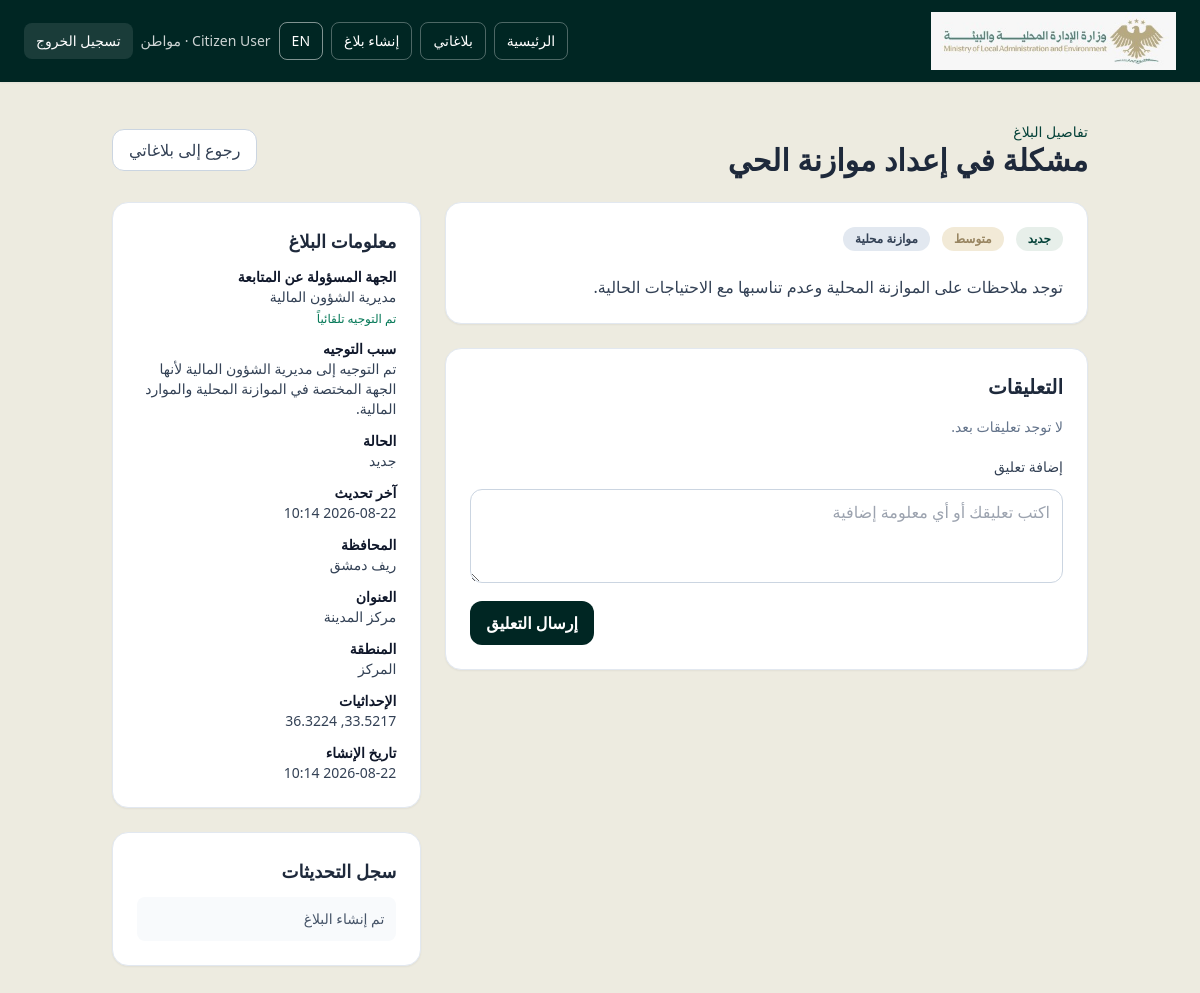
/citizen/complaints/27 (signed in), run on an earlier commit of the app's database.
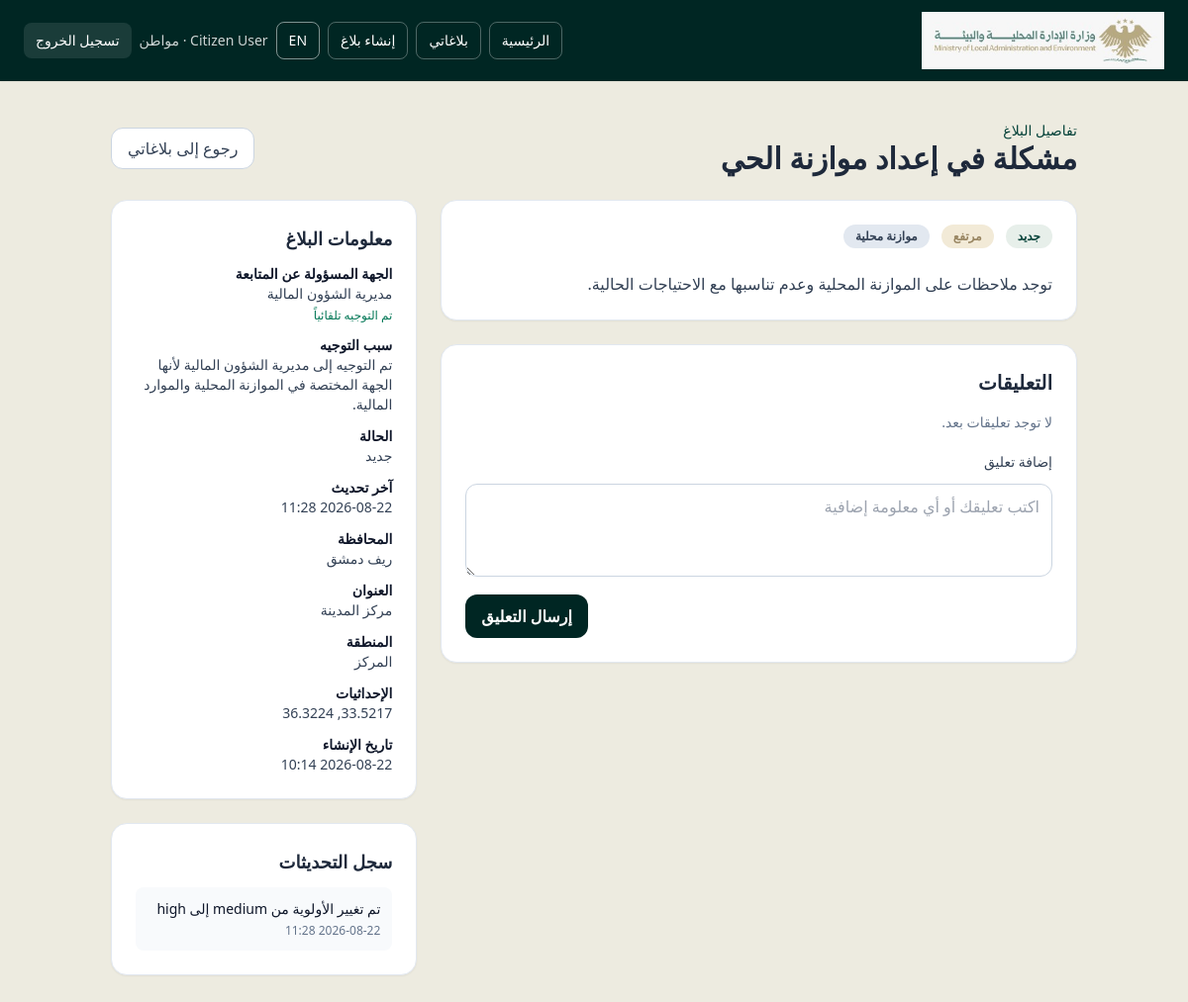
And on a later commit of the database.
### app/models/user.py (models this page shows)
class User(Base):
    __tablename__ = "users"
    id: Mapped[int] = mapped_column(primary_key=True, index=True)
    name: Mapped[str] = mapped_column(String(150), nullable=False)
    email: Mapped[str] = mapped_column(String(255), unique=True, index=True, nullable=False)
    hashed_password: Mapped[str] = mapped_column(String(255), nullable=False)
    role: Mapped[str] = mapped_column(String(50), default="citizen", nullable=False)
    created_at: Mapped[datetime] = mapped_column(DateTime(timezone=True), default=lambda: datetime.now(timezone.utc), nullable=False)
    updated_at: Mapped[datetime] = mapped_column(
        DateTime(timezone=True),
        default=lambda: datetime.now(timezone.utc),
        onupdate=lambda: datetime.now(timezone.utc),
        nullable=False,
    )
    complaints: Mapped[list["Complaint"]] = relationship(back_populates="user")
    comments: Mapped[list["Comment"]] = relationship(back_populates="user")
    complaint_updates: Mapped[list["ComplaintUpdate"]] = relationship(back_populates="user")

### app/models/complaint.py (models this page shows)
class Complaint(Base):
    __tablename__ = "complaints"
    id: Mapped[int] = mapped_column(primary_key=True, index=True)
    user_id: Mapped[int] = mapped_column(ForeignKey("users.id"), nullable=False)
    category_id: Mapped[int | None] = mapped_column(ForeignKey("categories.id"), nullable=True)
    department_id: Mapped[int | None] = mapped_column(ForeignKey("departments.id"), nullable=True)
    title: Mapped[str] = mapped_column(String(255), nullable=False)
    description: Mapped[str] = mapped_column(Text, nullable=False)
    address: Mapped[str | None] = mapped_column(String(255), nullable=True)
    area: Mapped[str | None] = mapped_column(String(255), nullable=True)
    governorate: Mapped[str | None] = mapped_column(String(255), nullable=True)
    latitude: Mapped[float | None] = mapped_column(Float, nullable=True)
    longitude: Mapped[float | None] = mapped_column(Float, nullable=True)
    image_path: Mapped[str | None] = mapped_column(String(500), nullable=True)
    priority: Mapped[str] = mapped_column(String(50), default="medium", nullable=False)
    status: Mapped[str] = mapped_column(String(50), default="new", nullable=False)
    routing_reason: Mapped[str | None] = mapped_column(Text, nullable=True)
    routing_confidence: Mapped[float | None] = mapped_column(Float, nullable=True)
    assigned_at: Mapped[datetime | None] = mapped_column(DateTime(timezone=True), nullable=True)
    resolved_at: Mapped[datetime | None] = mapped_column(DateTime(timezone=True), nullable=True)
    created_at: Mapped[datetime] = mapped_column(DateTime(timezone=True), default=lambda: datetime.now(timezone.utc), nullable=False)
    updated_at: Mapped[datetime] = mapped_column(
        DateTime(timezone=True),
        default=lambda: datetime.now(timezone.utc),
        onupdate=lambda: datetime.now(timezone.utc),
        nullable=False,
    )
    user: Mapped["User"] = relationship(back_populates="complaints")
    category: Mapped["Category"] = relationship(back_populates="complaints")
    department: Mapped["Department"] = relationship(back_populates="complaints")
    comments: Mapped[list["Comment"]] = relationship(back_populates="complaint")
    updates: Mapped[list["ComplaintUpdate"]] = relationship(back_populates="complaint")

### app/models/category.py (models this page shows)
class Category(Base):
    __tablename__ = "categories"
    id: Mapped[int] = mapped_column(primary_key=True, index=True)
    name: Mapped[str] = mapped_column(String(200), nullable=False)
    slug: Mapped[str] = mapped_column(String(200), unique=True, index=True, nullable=False)
    description: Mapped[str | None] = mapped_column(Text, nullable=True)
    created_at: Mapped[datetime] = mapped_column(DateTime(timezone=True), default=lambda: datetime.now(timezone.utc), nullable=False)
    updated_at: Mapped[datetime] = mapped_column(
        DateTime(timezone=True),
        default=lambda: datetime.now(timezone.utc),
        onupdate=lambda: datetime.now(timezone.utc),
        nullable=False,
    )
    complaints: Mapped[list["Complaint"]] = relationship(back_populates="category")

### app/models/department.py (models this page shows)
class Department(Base):
    __tablename__ = "departments"
    id: Mapped[int] = mapped_column(primary_key=True, index=True)
    name: Mapped[str] = mapped_column(String(255), nullable=False)
    slug: Mapped[str] = mapped_column(String(255), unique=True, index=True, nullable=False)
    description: Mapped[str] = mapped_column(Text, nullable=False)
    scope: Mapped[str] = mapped_column(String(50), nullable=False, default="directorate")
    created_at: Mapped[datetime] = mapped_column(DateTime(timezone=True), default=lambda: datetime.now(timezone.utc), nullable=False)
    updated_at: Mapped[datetime] = mapped_column(
        DateTime(timezone=True),
        default=lambda: datetime.now(timezone.utc),
        onupdate=lambda: datetime.now(timezone.utc),
        nullable=False,
    )
    complaints: Mapped[list["Complaint"]] = relationship(back_populates="department")

### app/models/complaint_update.py (models this page shows)
class ComplaintUpdate(Base):
    __tablename__ = "complaint_updates"
    id: Mapped[int] = mapped_column(primary_key=True, index=True)
    complaint_id: Mapped[int] = mapped_column(ForeignKey("complaints.id"), nullable=False)
    user_id: Mapped[int] = mapped_column(ForeignKey("users.id"), nullable=False)
    old_status: Mapped[str | None] = mapped_column(String(50), nullable=True)
    new_status: Mapped[str | None] = mapped_column(String(50), nullable=True)
    note: Mapped[str | None] = mapped_column(Text, nullable=True)
    created_at: Mapped[datetime] = mapped_column(DateTime(timezone=True), default=lambda: datetime.now(timezone.utc), nullable=False)
    complaint: Mapped["Complaint"] = relationship(back_populates="updates")
    user: Mapped["User"] = relationship(back_populates="complaint_updates")

### app/routers/auth.py (the view)
@router.get("/citizen/complaints/{complaint_id}")
async def complaint_detail(
    request: Request,
    complaint_id: int,
    user: User = Depends(require_role("citizen")),
    db: Session = Depends(get_db),
):
    complaint = db.scalar(
        select(Complaint)
        .options(*complaint_detail_options())
        .where(Complaint.id == complaint_id, Complaint.user_id == user.id)
    )
    if complaint is None:
        raise HTTPException(status_code=status.HTTP_404_NOT_FOUND, detail="Complaint not found")
    complaint.updates = sorted(complaint.updates, key=lambda item: item.created_at, reverse=True)
    complaint.comments = sorted(complaint.comments, key=lambda item: item.created_at)
    return templates.TemplateResponse(
        request,
        "complaint_details.html",
        {
            "title": "تفاصيل البلاغ",
            "slogan": settings.project_slogan,
            "user": user,
            "complaint": complaint,
            "status_labels": STATUS_LABELS,
        },
    )

### app/templates/complaint_details.html (shortened to what this page needs)
<!DOCTYPE html>
{% set lang = current_language(request) %}<html lang="{{ lang }}" dir="{{ 'rtl' if lang == 'ar' else 'ltr' }}">
  <head>
    <script src="https://cdn.tailwindcss.com"></script>
    <link rel="stylesheet" href="/static/css/ministry-theme.css" />
  </head>
  <body class="text-slate-800" dir="{{ 'rtl' if lang == 'ar' else 'ltr' }}">
    {% include 'partials/app_header.html' %}
    <main class="mx-auto max-w-5xl px-6 py-10">
      <div class="mb-6 flex items-center justify-between">
        <div>
          <p class="text-sm text-sky-700">تفاصيل البلاغ</p>
          <h1 class="text-3xl font-bold">{{ complaint.title }}</h1>
        </div>
        <a href="/citizen/complaints" class="rounded-xl border border-slate-300 bg-white px-4 py-2 font-medium text-slate-700 hover:bg-slate-50">رجوع إلى بلاغاتي</a>
      </div>
      <div class="grid gap-6 lg:grid-cols-3">
        <div class="lg:col-span-2 space-y-6">
          <div class="rounded-2xl border border-slate-200 bg-white p-6 shadow-sm">
            <div class="flex flex-wrap gap-3">
              <span class="rounded-full bg-sky-100 px-3 py-1 text-xs font-semibold text-sky-800">{{ status_label(complaint.status, request) }}</span>
              <span class="rounded-full bg-amber-100 px-3 py-1 text-xs font-semibold text-amber-800">{{ priority_label(complaint.priority, request) }}</span>
              {% if complaint.category %}
              <span class="rounded-full bg-slate-200 px-3 py-1 text-xs font-semibold text-slate-700">{{ complaint.category.name }}</span>
              {% endif %}
            </div>
            <p class="mt-6 whitespace-pre-line text-slate-700">{{ complaint.description }}</p>
          </div>
          <div class="rounded-2xl border border-slate-200 bg-white p-6 shadow-sm">
            <h2 class="mb-4 text-xl font-bold">التعليقات</h2>
            <div class="space-y-3">
              {% for comment in complaint.comments %}
              <div class="rounded-xl bg-slate-50 p-4 text-sm text-slate-700">
                <div class="font-semibold text-slate-900">{{ comment.user.name if comment.user else 'مستخدم' }}</div>
                <p class="mt-1 whitespace-pre-line">{{ comment.body }}</p>
                <div class="mt-2 text-xs text-slate-500">{{ comment.created_at.strftime('%Y-%m-%d %H:%M') }}</div>
              </div>
              {% else %}
              <p class="text-sm text-slate-500">لا توجد تعليقات بعد.</p>
              {% endfor %}
            </div>
            <form method="post" action="/complaints/{{ complaint.id }}/comments" class="mt-5 space-y-3">
              <label for="comment-body" class="block text-sm font-medium text-slate-700">إضافة تعليق</label>
              <textarea id="comment-body" name="body" rows="3" required class="w-full rounded-xl border border-slate-300 px-3 py-2.5" placeholder="اكتب تعليقك أو أي معلومة إضافية"></textarea>
              <div class="flex justify-end"><button type="submit" class="rounded-xl bg-sky-700 px-4 py-2.5 font-semibold text-white hover:bg-sky-800">إرسال التعليق</button></div>
            </form>
          </div>
        </div>
        <aside class="space-y-6">
          <div class="rounded-2xl border border-slate-200 bg-white p-6 shadow-sm">
            <h2 class="mb-3 text-lg font-bold">معلومات البلاغ</h2>
            <dl class="space-y-3 text-sm text-slate-700">
              <div><dt class="font-semibold text-slate-900">الجهة المسؤولة عن المتابعة</dt><dd>{% if complaint.department %}{{ complaint.department.name }}{% if complaint.routing_confidence %}<span class="mt-1 block text-xs text-emerald-700">تم التوجيه تلقائياً</span>{% endif %}{% else %}بانتظار التوجيه{% endif %}</dd></div>
              <div><dt class="font-semibold text-slate-900">سبب التوجيه</dt><dd>{{ complaint.routing_reason or 'بانتظار تحديد سبب التوجيه' }}</dd></div>
              <div><dt class="font-semibold text-slate-900">{{ t('status', request) }}</dt><dd>{{ status_label(complaint.status, request) }}</dd></div>
              <div><dt class="font-semibold text-slate-900">آخر تحديث</dt><dd>{% if complaint.updates %}{{ complaint.updates[0].created_at.strftime('%Y-%m-%d %H:%M') }}{% else %}{{ complaint.created_at.strftime('%Y-%m-%d %H:%M') }}{% endif %}</dd></div>
              <div><dt class="font-semibold text-slate-900">المحافظة</dt><dd>{{ complaint.governorate or 'غير محدد' }}</dd></div>
              <div><dt class="font-semibold text-slate-900">العنوان</dt><dd>{{ complaint.address or 'غير محدد' }}</dd></div>
              <div><dt class="font-semibold text-slate-900">المنطقة</dt><dd>{{ complaint.area or 'غير محدد' }}</dd></div>
              <div><dt class="font-semibold text-slate-900">الإحداثيات</dt><dd>{{ complaint.latitude or 'غير محدد' }}, {{ complaint.longitude or 'غير محدد' }}</dd></div>
              <div><dt class="font-semibold text-slate-900">تاريخ الإنشاء</dt><dd>{{ complaint.created_at.strftime('%Y-%m-%d %H:%M') }}</dd></div>
            </dl>
          </div>
          <div class="rounded-2xl border border-slate-200 bg-white p-6 shadow-sm">
            <h2 class="mb-3 text-lg font-bold">سجل التحديثات</h2>
            <ul class="space-y-3 text-sm text-slate-700">
              {% for update in complaint.updates %}
              <li class="rounded-lg bg-slate-50 p-3">
                <div class="font-medium text-slate-900">{{ update.note or 'تم تحديث البلاغ' }}</div>
                <div class="mt-1 text-xs text-slate-500">{{ update.created_at.strftime('%Y-%m-%d %H:%M') }}</div>
              </li>
              {% else %}
              <li class="rounded-lg bg-slate-50 p-3 text-slate-600">تم إنشاء البلاغ</li>
              {% endfor %}
            </ul>
          </div>
        </aside>
      </div>
    </main>
  </body>
</html>

### app/templates/partials/app_header.html
{% set lang = current_language(request) %}
<nav class="ministry-nav text-white shadow-sm">
  <div class="mx-auto flex max-w-7xl flex-wrap items-center justify-between gap-3 px-4 py-3 sm:px-6">
    <a href="/" class="shrink-0" aria-label="{{ 'العودة إلى الصفحة الرئيسية' if lang == 'ar' else 'Return to landing page' }}">
      <img class="ministry-logo" src="/static/images/horizntal-logo.png" alt="{{ 'شعار وزارة الإدارة المحلية والبيئة' if lang == 'ar' else 'Ministry of Local Administration and Environment Logo' }}" />
    </a>
    <div class="flex flex-wrap items-center gap-2 text-sm">
      {% if user.role == 'admin' %}
      <a href="/admin" class="rounded-lg border border-white/30 px-3 py-2 hover:bg-white/10">{{ 'لوحة التحكم' if lang == 'ar' else 'Dashboard' }}</a>
      <a href="/admin/complaints" class="rounded-lg border border-white/30 px-3 py-2 hover:bg-white/10">{{ 'البلاغات' if lang == 'ar' else 'Complaints' }}</a>
      <a href="/admin/map" class="rounded-lg border border-white/30 px-3 py-2 hover:bg-white/10">{{ 'الخريطة' if lang == 'ar' else 'Map' }}</a>
      {% else %}
      <a href="/citizen" class="rounded-lg border border-white/30 px-3 py-2 hover:bg-white/10">{{ 'الرئيسية' if lang == 'ar' else 'Home' }}</a>
      <a href="/citizen/complaints" class="rounded-lg border border-white/30 px-3 py-2 hover:bg-white/10">{{ 'بلاغاتي' if lang == 'ar' else 'My Complaints' }}</a>
      <a href="/citizen/complaints/new" class="rounded-lg border border-white/30 px-3 py-2 hover:bg-white/10">{{ 'إنشاء بلاغ' if lang == 'ar' else 'Create Complaint' }}</a>
      {% endif %}
      <a href="/set-language/{{ 'en' if lang == 'ar' else 'ar' }}" class="rounded-lg border border-white/50 px-3 py-2">{{ 'EN' if lang == 'ar' else 'العربية' }}</a>
      <span class="hidden text-white/80 lg:inline">{{ user.name }} · {{ 'إدارة' if user.role == 'admin' and lang == 'ar' else ('Admin' if user.role == 'admin' else ('مواطن' if lang == 'ar' else 'Citizen')) }}</span>
      <form method="post" action="/logout"><button type="submit" class="rounded-lg bg-white/10 px-3 py-2 hover:bg-white/20">{{ t('logout', request) }}</button></form>
    </div>
  </div>
</nav>

### app/static/css/ministry-theme.css (style rules this page uses)
:root { --syrian-forest:#002623;--syrian-emerald:#054239;--syrian-teal:#428177;--syrian-gold:#988561;--syrian-sand:#B9A779;--syrian-ivory:#EDEBE0;--syrian-umber:#260F14;--syrian-cherry:#4A151E;--syrian-red:#6B1F2A;--syrian-charcoal:#161616;--syrian-stone:#3D3A3B;--white:#fff }
body { background:var(--syrian-ivory);color:var(--syrian-charcoal);font-family:Tahoma,"Segoe UI",sans-serif }
.ministry-nav,.bg-sky-800,.bg-sky-700 { background:var(--syrian-forest)!important }
.ministry-btn,.bg-sky-700 { color:var(--white)!important }
.text-sky-700,.text-sky-800,.text-sky-900 { color:var(--syrian-emerald)!important }
.bg-sky-50,.bg-sky-100 { background:#e7efea!important }
.text-amber-600,.text-amber-800 { color:var(--syrian-gold)!important }
.bg-amber-100 { background:#f2ead7!important }
.ministry-logo { max-height:58px;width:auto;object-fit:contain }

What changed in the data, as far as the page shows it:
changed Complaint "مشكلة في إعداد موازنة الحي": priority "متوسط" → "مرتفع"; created_at "2026-08-22 10:14" → (not shown)
added ComplaintUpdate: created_at "2026-08-22 11:28", note "تم تغيير الأولوية من medium إلى high"
Also different on the page:
text no longer shown: "تم إنشاء البلاغ"
